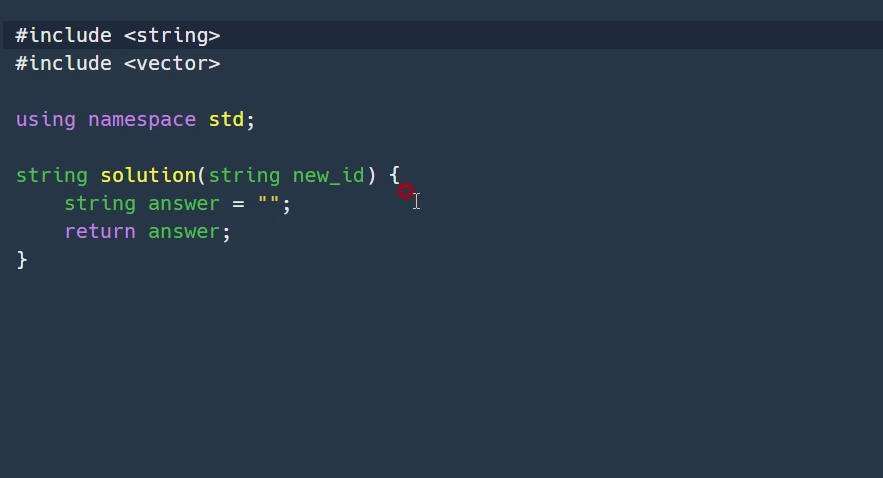
#> input picture video-ocr/aaPP/frame0.png, 883 x 478 px, found by its file name
$ python test.py   (older library calls are emulated)
#> lines starting #> are read from the running program, lines starting #| are printed output that depends on the picture
import cv2
from PIL import Image
# from skimage.measure import compare_ssim
from skimage.metrics import structural_similarity as compare_ssim
import imutils
import cv2
import numpy as np
import argparse

def main():
    prev_frame = Image.open('./image_frames/4e9309a735fa4978b492a35f3b54f4d7/frame1.png', 'r')
    cur_frame = Image.open('./image_frames/4e9309a735fa4978b492a35f3b54f4d7/frame2.png', 'r')
    imageA = np.array(prev_frame)
    imageB = np.array(cur_frame)
    # if needed resize images using cv2.resize()
    # cv2.imshow("Original", imageA)
    # cv2.imshow("Modified", imageB)
    # cv2.waitKey(0)
    grayA = cv2.cvtColor(imageA, cv2.COLOR_BGR2GRAY)
    grayB = cv2.cvtColor(imageB, cv2.COLOR_BGR2GRAY)
    (score, diff) = compare_ssim(grayA, grayB, full=True)
    diff = (diff * 255).astype("uint8")
    print(f"SSIM: {score}")
    thresh = cv2.threshold(
                 diff, 0, 200,
                 cv2.THRESH_BINARY_INV | cv2.THRESH_OTSU
             )[1]
    cnts, _ = cv2.findContours(
                thresh,
                cv2.RETR_EXTERNAL,
                cv2.CHAIN_APPROX_SIMPLE
              )
    # [6 lines of commented-out code are left out]
    cv2.imshow("Original", imageA)
    cv2.imshow("Modified", imageB)
    cv2.waitKey(0)


if __name__ == "__main__":
    prev_frame = Image.open('./frame0.png', 'r')
#> prev_frame is the input picture: PIL image 883x478 RGB; mean R, G, B 40.3, 55.1, 70.6
    cur_frame = Image.open('./frame1.png', 'r')
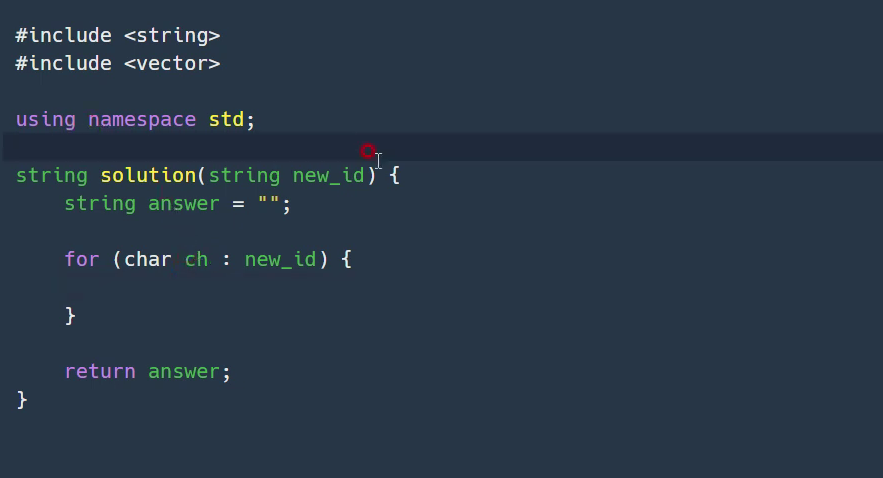
#> input picture video-ocr/aaPP/frame1.png, 883 x 478 px, found by its file name
#> cur_frame is the input picture: PIL image 883x478 RGB; mean R, G, B 40.6, 55.4, 70.8
    width, height = prev_frame.size
#> width = 883; height = 478
    print(width,height)
#| 883 478
    print(cur_frame.size)
#| (883, 478)
    imageA = np.array(prev_frame)
    imageB = np.array(cur_frame)
    #(score, diff) = compare_ssim(grayA, grayB, full=True)
    diff = cv2.absdiff(imageA, imageB)
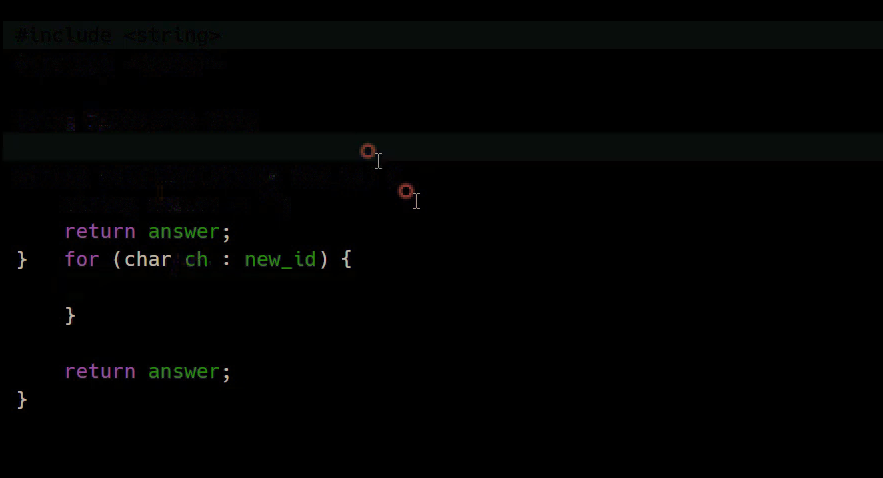
#> diff: shape (478, 883, 3); mean R, G, B 1.9, 2.4, 2.2
    #mask = cv2.cvtColor(diff, cv2.COLOR_BGR2GRAY)
    #score = np.sum(mask > 20)
    #print(score)
    cv2.imwrite("test.png", diff)
